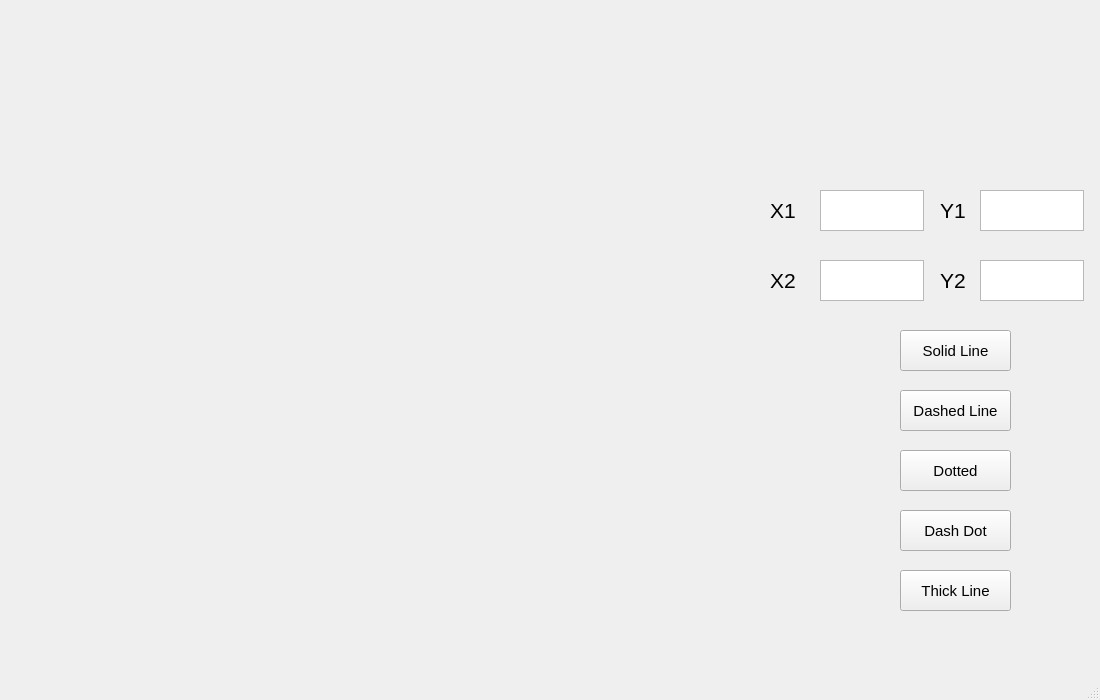
<?xml version="1.0" encoding="UTF-8"?>
<ui version="4.0">
 <class>MainWindow</class>
 <widget class="QMainWindow" name="MainWindow">
  <property name="geometry">
   <rect>
    <x>0</x>
    <y>0</y>
    <width>1100</width>
    <height>700</height>
   </rect>
  </property>
  <property name="windowTitle">
   <string>MainWindow</string>
  </property>
  <widget class="QWidget" name="centralwidget">
   <widget class="QTextEdit" name="textEdit">
    <property name="geometry">
     <rect>
      <x>820</x>
      <y>190</y>
      <width>104</width>
      <height>41</height>
     </rect>
    </property>
   </widget>
   <widget class="QTextEdit" name="textEdit_2">
    <property name="geometry">
     <rect>
      <x>980</x>
      <y>190</y>
      <width>104</width>
      <height>41</height>
     </rect>
    </property>
   </widget>
   <widget class="QTextEdit" name="textEdit_3">
    <property name="geometry">
     <rect>
      <x>820</x>
      <y>260</y>
      <width>104</width>
      <height>41</height>
     </rect>
    </property>
   </widget>
   <widget class="QTextEdit" name="textEdit_4">
    <property name="geometry">
     <rect>
      <x>980</x>
      <y>260</y>
      <width>104</width>
      <height>41</height>
     </rect>
    </property>
   </widget>
   <widget class="QPushButton" name="pushButton">
    <property name="geometry">
     <rect>
      <x>900</x>
      <y>330</y>
      <width>111</width>
      <height>41</height>
     </rect>
    </property>
    <property name="font">
     <font>
      <pointsize>11</pointsize>
     </font>
    </property>
    <property name="text">
     <string>Solid Line</string>
    </property>
   </widget>
   <widget class="QPushButton" name="pushButton_2">
    <property name="geometry">
     <rect>
      <x>900</x>
      <y>390</y>
      <width>111</width>
      <height>41</height>
     </rect>
    </property>
    <property name="font">
     <font>
      <pointsize>11</pointsize>
     </font>
    </property>
    <property name="text">
     <string>Dashed Line</string>
    </property>
   </widget>
   <widget class="QPushButton" name="pushButton_3">
    <property name="geometry">
     <rect>
      <x>900</x>
      <y>450</y>
      <width>111</width>
      <height>41</height>
     </rect>
    </property>
    <property name="font">
     <font>
      <pointsize>11</pointsize>
     </font>
    </property>
    <property name="text">
     <string>Dotted</string>
    </property>
   </widget>
   <widget class="QPushButton" name="pushButton_4">
    <property name="geometry">
     <rect>
      <x>900</x>
      <y>510</y>
      <width>111</width>
      <height>41</height>
     </rect>
    </property>
    <property name="font">
     <font>
      <pointsize>11</pointsize>
     </font>
    </property>
    <property name="text">
     <string>Dash Dot</string>
    </property>
   </widget>
   <widget class="QPushButton" name="pushButton_5">
    <property name="geometry">
     <rect>
      <x>900</x>
      <y>570</y>
      <width>111</width>
      <height>41</height>
     </rect>
    </property>
    <property name="font">
     <font>
      <pointsize>11</pointsize>
     </font>
    </property>
    <property name="text">
     <string>Thick Line</string>
    </property>
   </widget>
   <widget class="QLabel" name="label">
    <property name="geometry">
     <rect>
      <x>770</x>
      <y>190</y>
      <width>31</width>
      <height>41</height>
     </rect>
    </property>
    <property name="font">
     <font>
      <pointsize>16</pointsize>
     </font>
    </property>
    <property name="text">
     <string>X1</string>
    </property>
   </widget>
   <widget class="QLabel" name="label_2">
    <property name="geometry">
     <rect>
      <x>940</x>
      <y>190</y>
      <width>31</width>
      <height>41</height>
     </rect>
    </property>
    <property name="font">
     <font>
      <pointsize>16</pointsize>
     </font>
    </property>
    <property name="text">
     <string>Y1</string>
    </property>
   </widget>
   <widget class="QLabel" name="label_3">
    <property name="geometry">
     <rect>
      <x>770</x>
      <y>260</y>
      <width>31</width>
      <height>41</height>
     </rect>
    </property>
    <property name="font">
     <font>
      <pointsize>16</pointsize>
     </font>
    </property>
    <property name="text">
     <string>X2</string>
    </property>
   </widget>
   <widget class="QLabel" name="label_4">
    <property name="geometry">
     <rect>
      <x>940</x>
      <y>260</y>
      <width>31</width>
      <height>41</height>
     </rect>
    </property>
    <property name="font">
     <font>
      <pointsize>16</pointsize>
     </font>
    </property>
    <property name="text">
     <string>Y2</string>
    </property>
   </widget>
   <widget class="QLabel" name="label_5">
    <property name="geometry">
     <rect>
      <x>50</x>
      <y>20</y>
      <width>671</width>
      <height>601</height>
     </rect>
    </property>
    <property name="text">
     <string/>
    </property>
   </widget>
  </widget>
  <widget class="QMenuBar" name="menubar">
   <property name="geometry">
    <rect>
     <x>0</x>
     <y>0</y>
     <width>1100</width>
     <height>26</height>
    </rect>
   </property>
  </widget>
  <widget class="QStatusBar" name="statusbar"/>
 </widget>
 <resources/>
 <connections/>
</ui>
